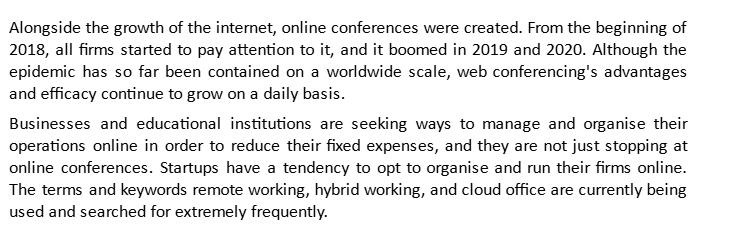
#> input picture ImageFoders/Capture.PNG, 731 x 230 px, found by its file name
$ python TestingBeforeImageProcessing.py
#> lines starting #> are read from the running program, lines starting #| are printed output that depends on the picture; after the words box and inside, x2 and y2 are one past the last pixel; in counts of white or black regions, pixels touching at a corner belong together
#> in test_before_image_processing, image is the input picture: shape (230, 731, 3); min 0, max 255, mean 232.1
### Persistence/BeforeImageProcessing.py
import cv2
import numpy as np

#3.Convert to grayscale
def convert_gray(image):
    gray_img = cv2.cvtColor(image, cv2.COLOR_RGB2GRAY)
    return gray_img

#4.normalization image
def normalization(image):

    norm_img = np.zeros((image.shape[0], image.shape[1]))
    image = cv2.normalize(image, norm_img, 0, 255, cv2.NORM_MINMAX)
#> image: shape (230, 731)

    return image
#1.Skew Correction image
# [15 lines left out: function deskew, not called in this run]

#5.Image Scaling image
def set_image_dpi(image):

    h, w   = image.shape
#> h = 230; w = 731
    resize_image = cv2.resize(image, (w*2, h*2))
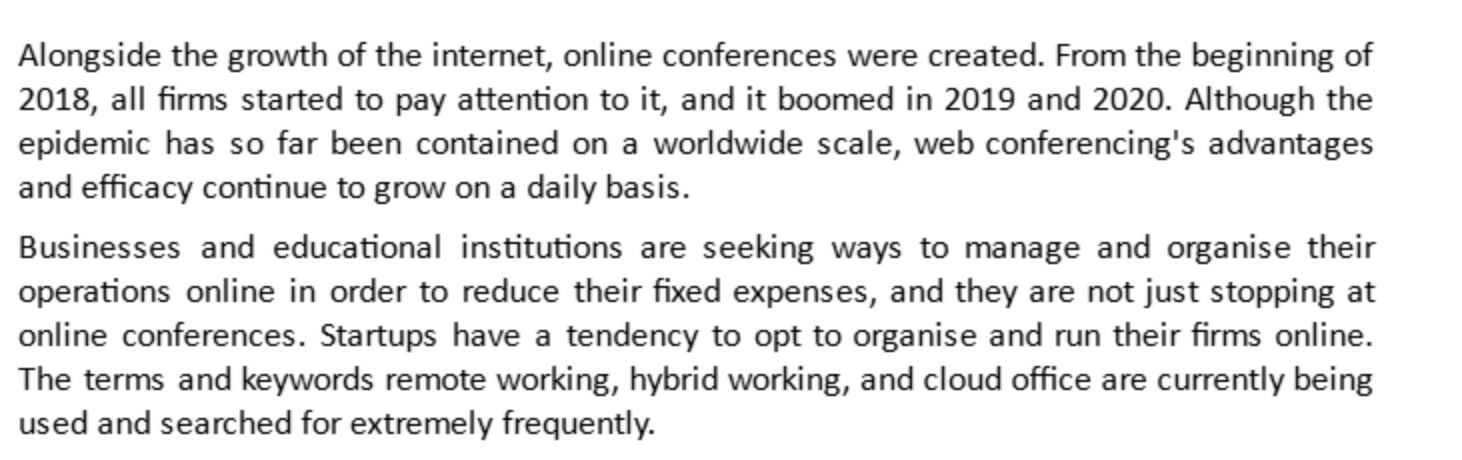
#> resize_image: shape (460, 1462); min 1, max 255, mean 232.1

    return resize_image

#2.Noise Removal
def remove_noise(image):
    return cv2.fastNlMeansDenoisingColored(image, None, 10, 10, 7, 15)

#7.Thinning and Skeletonization
# [6 lines left out: function morphilogical, not called in this run]

#6.Thresholding or Binarization
def thresholding(image):

    return cv2.threshold(image, 0, 255, cv2.THRESH_BINARY + cv2.THRESH_OTSU) [1]
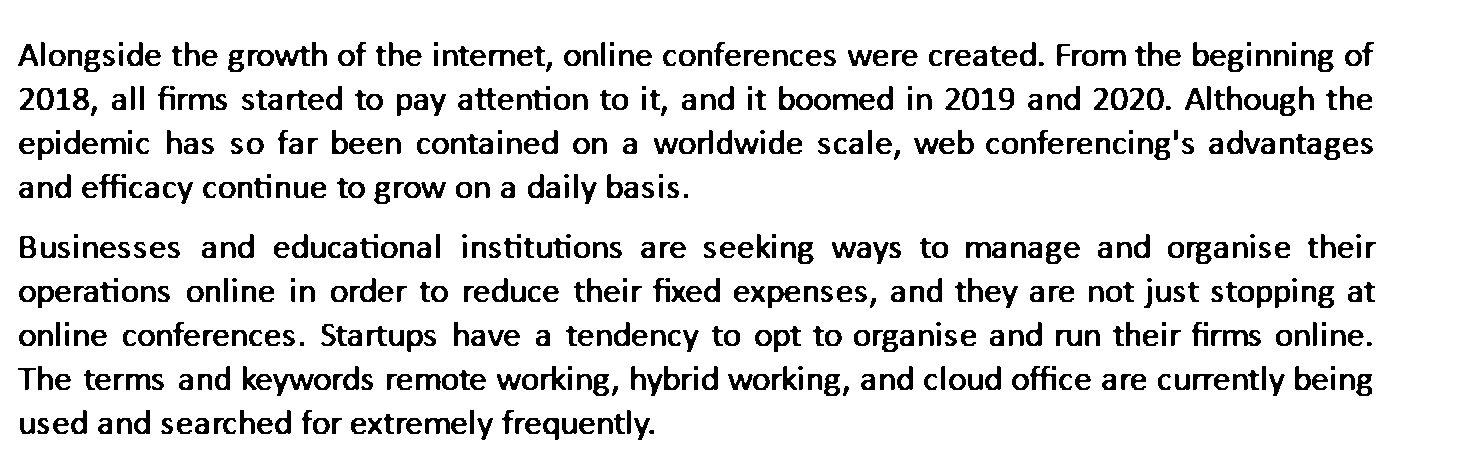
#> returned value: shape (460, 1462); 88% white; 625 black regions (50 under 20 px), largest, box (x1, y1, x2, y2) and area: (273, 374, 314, 396) 353, (1223, 330, 1261, 346) 330, (189, 94, 227, 110) 329

#8.Edge image denoise
def edge(image):
    return cv2.Canny(image, 50, 150)

#Resize image
def resize_img(ing):
    img = cv2.resize(img, None, fx=1.2, fy=1.2, interpolation=cv2.INTER_CUBIC)

#Dilation and erosion image
# [4 lines left out: function dilation_and_erosion_img, not called in this run]

#blur image
def blur_img(img):
    #cv2.adaptiveThreshold(cv2.GaussianBlur(img, (5, 5), 0), 255, cv2.ADAPTIVE_THRESH_GAUSSIAN_C, cv2.THRESH_BINARY, 31, 2)
    cv2.adaptiveThreshold(cv2.bilateralFilter(img, 9, 75, 75), 255, cv2.ADAPTIVE_THRESH_GAUSSIAN_C, cv2.THRESH_BINARY, 31, 2)
    #cv2.adaptiveThreshold(cv2.medianBlur(img, 3), 255, cv2.ADAPTIVE_THRESH_GAUSSIAN_C, cv2.THRESH_BINARY, 31, 2)


def before_image_processing(image):

    #remove noise
    remove_noise_image = remove_noise(image)
    #convert to grayscale
    gray_image = convert_gray(remove_noise_image)
    #edge image denoise
    #edge_image = edge(gray_image)
    #normalization image
    norma_image = normalization(gray_image)
    #scaling image
    if norma_image.shape[0] < 300 or norma_image.shape[1] < 300:
        scale_image = set_image_dpi(norma_image)
    else:
        scale_image = norma_image
    #Thresholding or Binarization
    thresh_image = thresholding(scale_image)

    #edge_image = edge(norma_image)

    return thresh_image

### Testing/TestingBeforeImageProcessing.py
import sys

sys.path.insert(1, 'C:\\Users\\Hello\\python\\FinalProject_IVP501_6\\ORC_Snipping_Tool\\Persistence')

import BeforeImageProcessing

import cv2

def test_before_image_processing():
    # Load the image
    image = cv2.imread('ImageFoders/Capture.png')
    # Check if the image was loaded successfully
    if image is None:
        print("Could not read the image.")
    else:

        image = BeforeImageProcessing.before_image_processing(image=image)
        # Display the image
        cv2.imshow('Image', image)

        # Wait for a key press to close the window
        cv2.waitKey(0)

        # Close all windows
        cv2.destroyAllWindows()

if __name__ == '__main__':

    test_before_image_processing()

$ run again, with ImageFoders/snip1.png copied over ImageFoders/Capture.PNG
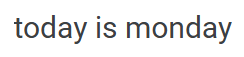
#> input picture ImageFoders/snip1.png, 244 x 57 px, found by its file name
#> in test_before_image_processing, image is the input picture: shape (57, 244, 3); mean B, G, R 236.5, 236.2, 236.1
#> image: shape (57, 244)
#> in set_image_dpi, `resize_image = cv2.resize(image, (w*2, h*2))`:
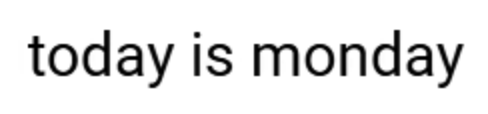
#> resize_image: shape (114, 488); min 0, max 255, mean 230.2
#> in thresholding, `return cv2.threshold(image, 0, 255, cv2.THRESH_BINARY + cv2.THRESH_OTS..`:
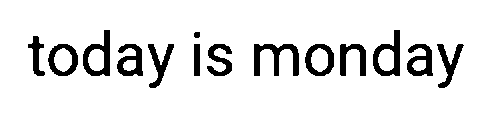
#> returned value: shape (114, 488); 89.4% white; 14 black regions, largest, box (x1, y1, x2, y2) and area: (254, 44, 299, 76) 667, (373, 30, 400, 76) 569, (83, 30, 110, 76) 568
